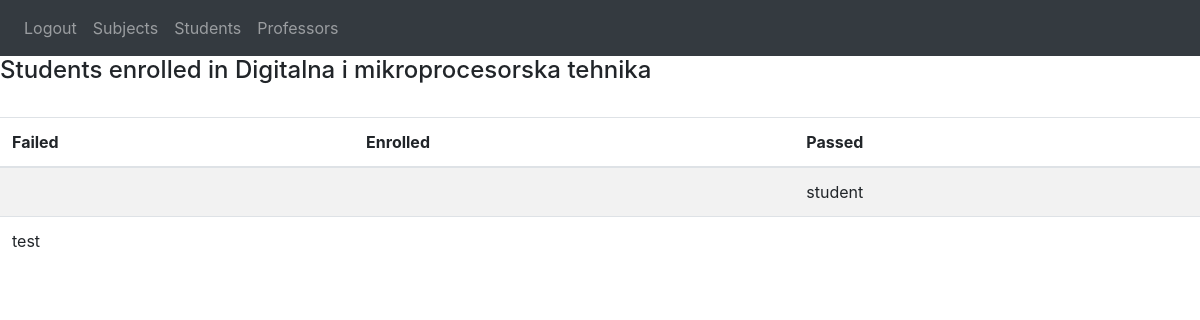
The page /subjects/4 (signed in) on the database its author committed.
### app/models.py (models this page shows, shortened)
class Predmet(models.Model):
    IZBORNI = (('Da', 'da'), ('Ne', 'ne'))
    ime = models.CharField(max_length=50)
    kod = models.CharField(max_length=50)
    program = models.CharField(max_length=50)
    ects = models.IntegerField()
    sem_red = models.IntegerField()
    sem_izv = models.IntegerField()
    izborni = models.CharField(max_length=50, choices=IZBORNI)
    nositelj = models.ForeignKey(Korisnik, on_delete=models.SET_NULL, null=True)
    def __str__(self):
        return self.ime

class Upisi(models.Model):
    student = models.ForeignKey(Korisnik, on_delete=models.SET_NULL, null=True)
    predmet = models.ForeignKey(Predmet, on_delete=models.SET_NULL, null=True)
    status = models.CharField(max_length=64)

class Korisnik(AbstractUser):
    STATUS = (('none', 'None'), ('izv', 'izvanredni student'), ('red', 'redovni student'))
    uloga = models.ForeignKey(Uloge, on_delete=models.SET_NULL, null=True)
    status = models.CharField(max_length=50, choices=STATUS)
    def __str__(self):
        return self.username

### app/views.py (the view)
# urls.py: path('subjects/<int:subject_id>', views.students_by_subject, name='students_by_subject'),
@login_required(login_url='login')
def students_by_subject(request, subject_id):
    if str(request.user.uloga) == 'ADMIN' or str(request.user.uloga) == 'PROFESOR':
        subject_by_id = Predmet.objects.get(id=subject_id)
        enrolls = Upisi.objects.filter(predmet_id=subject_id)
        content = {
            "subject" : subject_by_id,
            "enrolls" : enrolls
        }
        return render (request, 'students_by_subject.html', {"content" : content})

### app/models.py (called while the page is built)
    def __str__(self):
        return self.uloga

### app/templates/students_by_subject.html
{% extends 'base.html' %}
{% block content %}
<h4>Students enrolled in {{ content.subject }}</h4> &nbsp;
<table class="table table-striped">
    <thead>
      <tr>
        <th scope="col">Failed</th>
        <th scope="col">Enrolled</th>
        <th scope="col">Passed</th>
      </tr>
    </thead>
    <tbody>
    {% for enrollment in content.enrolls %}
        <tr>
        {% if enrollment.status == 'failed' %}
            <td>{{ enrollment.student }}</td>
        {% else %}
            <td></td>
        {% endif %}
        {% if enrollment.status == 'enrolled' %}
            <td>
                {{ enrollment.student }}
                <a href="{%url 'pass_subject' subject_id=enrollment.predmet.id enrollment_id=enrollment.id %}" class="link-dark">Pass</a>
                <a href="{%url 'fail_subject' subject_id=enrollment.predmet.id enrollment_id=enrollment.id %}" class="link-danger">Fail</a>
            </td>
        {% else %}
            <td></td>
        {% endif %}
        {% if enrollment.status == 'passed' %}
            <td>{{ enrollment.student }}</td>
        {% else %}
            <td></td>
        {% endif %}
        </tr>
    {% endfor %}
    </tbody>
  </table>
{% endblock %}

### rows shown on the page
Predmet: subject "Digitalna i mikroprocesorska tehnika"
Upisi: student "student"
Upisi: student "test"
